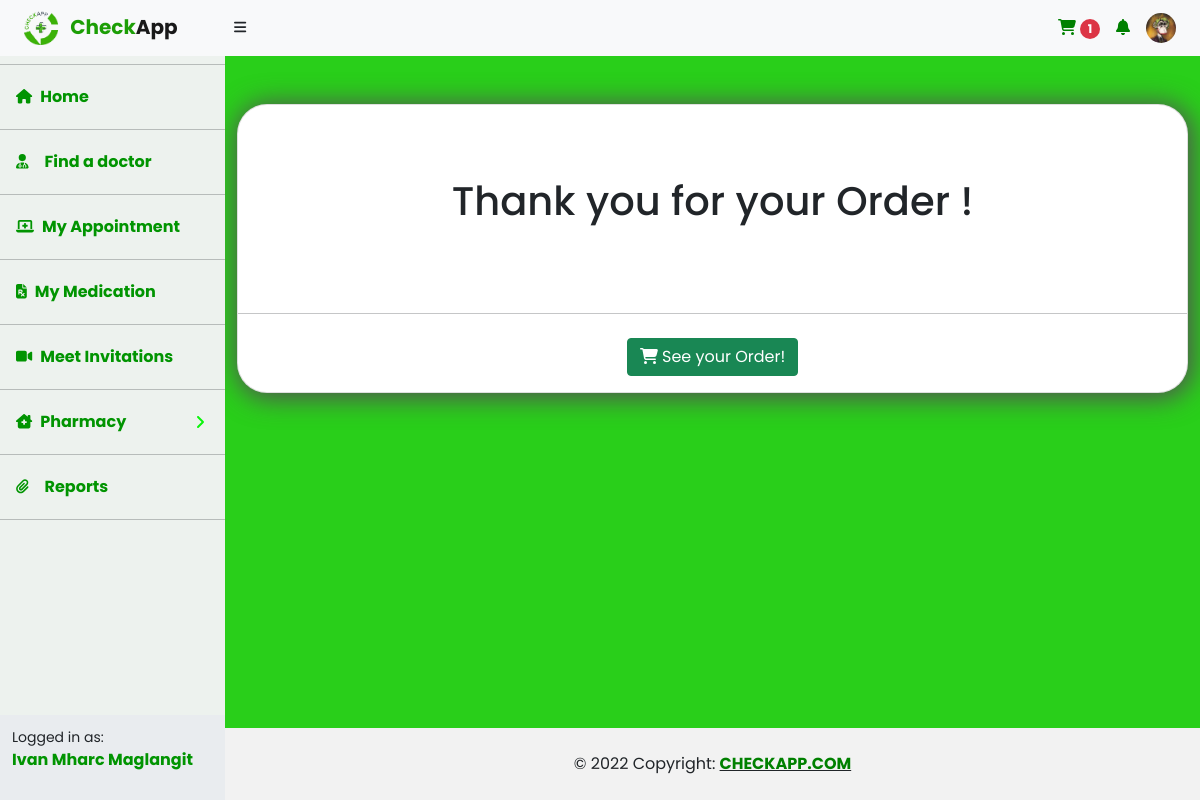
The page /Patient-After-Order.php (signed in) on the database its author committed.
### tables this page shows
CREATE TABLE `patient_record` (
  `Patient_ID` int(11) NOT NULL,
  `FirstName` varchar(250) NOT NULL,
  `MiddleName` varchar(250) NOT NULL,
  `LastName` varchar(250) NOT NULL,
  `Birthdate` varchar(50) NOT NULL,
  `Age` varchar(50) NOT NULL,
  `Gender` varchar(15) NOT NULL,
  `Contact_No` varchar(11) NOT NULL,
  `Civil_Status` varchar(50) NOT NULL,
  `Province` varchar(100) NOT NULL,
  `City` varchar(100) NOT NULL,
  `Email` varchar(100) NOT NULL,
  `Password` varchar(100) NOT NULL,
  `Photo` varchar(50) NOT NULL
);

### includes/Patient-nav-cart.php (the view, shortened to what this page needs)
<nav class="sb-topnav navbar navbar-expand navbar-light bg-light">
            <a class="navbar-brand ps-3 fw-bold" href="#">
                <img class="round-circle" width="50px" height="50px" src="img/logo.png" alt="">
                <span style="color:#1c9e05;">Check</span>App
            </a>
            <button class="btn btn-link btn-sm order-1 order-lg-0 me-4 me-lg-0" id="sidebarToggle" href="#!"><i class="fas fa-bars"></i></button>
            <ul class="navbar-nav  ms-auto me-0">
                <li class="nav-item dropdown">
                    <a class="nav-link " href="#" role="button" data-bs-toggle="dropdown" aria-expanded="false">
                    <i class="fa-solid fa-cart-shopping" style="color:green;"> </i>
                        <?php
                        $Patient_ID = $_SESSION['Patient_ID'];
                        $sql = "SELECT * FROM cart_record WHERE Patient_ID='$Patient_ID'";
                        $res = mysqli_query($connect, $sql);
                        ?>
                        <span class="badge rounded-pill badge-notification bg-danger "><?php echo mysqli_num_rows($res); ?></span>
                    </a>
                </li>
                <li class="nav-item dropdown">
                    <a class="nav-link " href="#" role="button" data-bs-toggle="dropdown" aria-expanded="false">
                        <i class="fas fa-bell" style="color:green;"></i>
                    </a>
                </li>
            </ul>
            <ul class="navbar-nav  ms-auto ms-md-0 me-3 me-0">
                <li class="nav-item dropdown">
                    <a class="nav-link " id="navbarDropdown" href="#" role="button" data-bs-toggle="dropdown" aria-expanded="false">
                    <?php
                        $Patient_ID = $_SESSION['Patient_ID'];
                        $query = "SELECT * FROM patient_record WHERE Patient_ID = '$Patient_ID'";
                        $result = mysqli_query($connect, $query);
                        while($row = mysqli_fetch_array($result)):?>
                            <img src="Patient_uploads/<?php echo $row['Photo']; ?> " alt="" class="rounded-circle " width="30" height="30">
                    <?php endwhile; ?>
                    </a>
                </li>
            </ul>
        </nav>

### includes/Patient-Sidenav.php (shortened to what this page needs)
<div id="layoutSidenav">
            <div id="layoutSidenav_nav">
                <nav class="sb-sidenav accordion sb-sidenav-light" id="sidenavAccordion">
                    <div class="sb-sidenav-menu">
                        <div class="nav">
                            <hr class="dropdown-divider bg-dark" />
                            <a id="nav-hover" class="nav-link fw-bold" href="Patient-dashboard.php">
                                <div class="sb-nav-link-icon"><i class="fas fa-home"></i></div>
                                Home
                            </a>
                            <hr class="dropdown-divider bg-dark" />
                            <a id="nav-hover" href="Patient-findadoctor.php" class="nav-link fw-bold"><div class="sb-nav-link-icon"><i
                                    class="fa fa-user-md me-2"></i></div>Find a doctor</a>
                            <hr class="dropdown-divider bg-dark" />
                            <a id="nav-hover" href="Patient-Consultations.php" class="nav-link fw-bold"><div class="sb-nav-link-icon"><i
                                    class="fa-solid fa-laptop-medical"></i></div> My Appointment</a>
                            <hr class="dropdown-divider bg-dark" />
                            <a id="nav-hover" href="Patient-Medication-table.php" class="nav-link fw-bold"><div class="sb-nav-link-icon"><i
                                    class="fa-solid fa-file-prescription"></i></div>My Medication</a>
                            <hr class="dropdown-divider bg-dark" />
                            <a id="nav-hover" href="Patient-MyInvitation.php" class="nav-link fw-bold"><div class="sb-nav-link-icon"><i
                                    class="fa-solid fa-video"></i></div>Meet Invitations</a>
                            <hr class="dropdown-divider bg-dark" />
                            <a class="nav-link collapsed fw-bold" id="nav-hover" href="#" data-bs-toggle="collapse" data-bs-target="#collapsePages" aria-expanded="false" aria-controls="collapsePages">
                                <div class="sb-nav-link-icon"><i class="fa-solid fa-clinic-medical"></i></div>
                                Pharmacy
                                <div class="sb-sidenav-collapse-arrow"><i class="fas fa-angle-down"></i></div>
                            </a>
                            <hr class="dropdown-divider bg-dark" />
                            <a id="nav-hover" href="#" class="nav-link fw-bold"><div class="sb-nav-link-icon"><i
                                    class="fa fa-paperclip me-2"></i></div>Reports</a>
                            <hr class="dropdown-divider bg-dark" />
                        </div>
                    </div>
                    <div class="sb-sidenav-footer">
                        <div class="small">Logged in as:</div>
                        <?php
                            $query = "SELECT * FROM patient_record WHERE Patient_ID = '$Patient_ID'";
                            $result = mysqli_query($connect, $query);
                            while($row = mysqli_fetch_array($result)):?>
                            <p style="color: #019401;" class="fw-bold"><?php echo $row['FirstName']; ?> <?php echo $row['LastName']; ?></p>
                        <?php endwhile; ?>
                    </div>
                </nav>
            </div>

### rows shown on the page
patient_record: Photo (picture), FirstName "Ivan Mharc", LastName "Maglangit"

### other values the page prints
mysqli_num_rows($res) "1"
